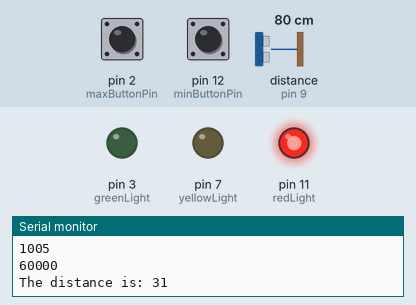
Simulated run of this sketch. Board: Arduino Uno, built with avr-gcc and run on an emulated ATmega328P. Parts: output pins drawn as LEDs (lit = HIGH), the last lines printed to the serial monitor. Wiring (inferred from the names in the program): ultrasonic range finder: trigger pin 5; echo pin 9. Inputs (shaded band) come from the test bench; at power-on: pin 2 (maxButtonPin) LOW, pin 12 (minButtonPin) LOW, distance to the obstacle (sensor on pin 9) 80 cm. The echo pulse lasts 58.3 µs per cm; EEPROM starts erased; pins used as bus, display or sensor lines are not drawn.

Above: at 1.8 s.
1.9 s: pin 2 (maxButtonPin) pulled HIGH for 1.2 s
At 3.5 s:
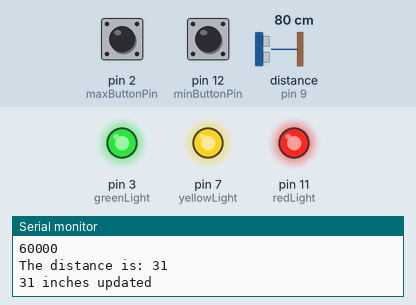
7.2 s: pin 12 (minButtonPin) pulled HIGH for 3.2 s
13.6 s: pin 12 (minButtonPin) pulled HIGH for 1.2 s
At 17.6 s:
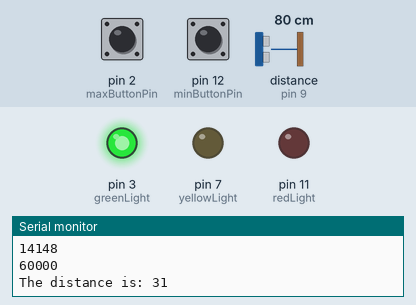
18.7 s: pin 2 (maxButtonPin) pulled HIGH for 3.2 s
At 61.0 s:
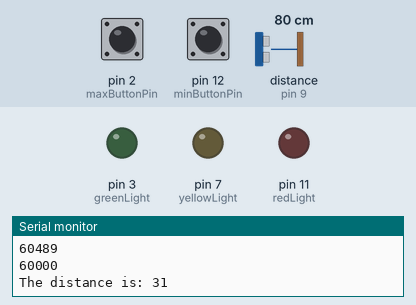
Timing chart, 0 to 61.9 s (numbered marks = the images above; inputs shaded):
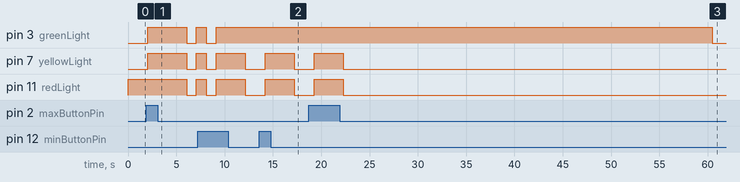

Measured:
- after the input at 1.9 s, pin 3 (greenLight), pin 7 (yellowLight): LOW → HIGH after 0.17 s, → LOW 4.0 s later, → HIGH 1.0 s later; pin 11 (redLight): HIGH → LOW after 4.2 s, → HIGH 1.0 s later
- after the input at 13.6 s, pin 7 (yellowLight), pin 11 (redLight): LOW → HIGH after 0.60 s, → LOW 3.0 s later
- after the input at 18.7 s, pin 7 (yellowLight), pin 11 (redLight): LOW → HIGH after 0.57 s, → LOW 3.0 s later

The sketch:

parkingassist2.ino
```cpp
#include <EEPROM.h>

// Initialize variables
unsigned long currentTime = 0;
unsigned long lastTime = 0; // Used for turning off leds when timer is up
unsigned long timer = 60000; // milliseconds until lights will turn off
int triggerPin = 5; // Ultrasonic Trigger Output
int echoPin = 9; // Ultrasonic Trigger Return Input
long duration; // Ultrasonic measurement
int redLight = 11; // Red light pin
int yellowLight = 7; // Yellow light pin
int greenLight = 3; // Green light pin
int minButtonPin = 12; // Pin input for push button to trigger minimum stop distance (to clear front of garage)
int maxButtonPin = 2; // Pin input for push button to trigger maximum stop distance (to clear garage door)
int currentDistance = 0; // Distance in inches left until collision
int lastDistance = 0; // Distance last measured
int minDistance[3] = {minButtonPin, 0, 0}; // Pin, Inches, EEPROM storage address
int maxDistance[3] = {maxButtonPin, 0, 1}; // Pin, Inches, EEPROM storage address

void setup() {
  //Open serial port
  Serial.begin(9600);
  // Assign inputs and outputs
  minDistance[1] = EEPROM.read(0);
  maxDistance[1] = EEPROM.read(1);
  pinMode(triggerPin, OUTPUT);
  pinMode(echoPin, INPUT);
  pinMode(redLight, OUTPUT);
  pinMode(yellowLight, OUTPUT);
  pinMode(greenLight, OUTPUT);
  pinMode(minButtonPin, INPUT);
  pinMode(maxButtonPin, INPUT);

}


void loop() {
  currentTime = millis();
  currentDistance = measureDistance();
  checkButtonPress(minDistance);
  checkButtonPress(maxDistance);
  updateStoplight(); //Figure out the LED pin state, then write to the LED pins
  Serial.print("The distance is: ");
  Serial.println(currentDistance);
  delay(1000);
}

int measureDistance() {
  // Echo code adapted from: https://randomnerdtutorials.com/complete-guide-for-ultrasonic-sensor-hc-sr04/
  // The sensor is triggered by a HIGH pulse of 10 or more microseconds.
  // Give a short LOW pulse beforehand to ensure a clean HIGH pulse:
  digitalWrite(triggerPin, LOW);
  delayMicroseconds(5);
  digitalWrite(triggerPin, HIGH);
  delayMicroseconds(10);
  digitalWrite(triggerPin, LOW);
  // Read the signal from the sensor: a HIGH pulse whose
  // duration is the time (in microseconds) from the sending
  // of the ping to the reception of its echo off of an object.
  pinMode(echoPin, INPUT);
  duration = pulseIn(echoPin, HIGH);
  // Check for out or range or garbage data and return last measurement not current measurment
  if (duration > 17760) {
    return lastDistance;
  }
  // Convert the time into a distance
  // Divide by 74 or multiply by 0.0135 to get current distance away in inches
  return (duration / 2) / 74;
}

int checkButtonPress(int arr[]) { // Read and assign pin
  int pin = arr[0]; // Read pin location from array
  int state = digitalRead(pin);
  if (state == 1) {
    delay(50);
    if (digitalRead(pin) == 1) { // If pin state is still high after small delay
      arr[1] = currentDistance;
      int address = arr[2];
      EEPROM.update(address, currentDistance);
      Serial.print(arr[1]);
      Serial.println(" inches updated");
      writeLeds(3000, HIGH, HIGH, HIGH); // Send 3 second all LEDs ON to confirm update
      writeLeds(0, LOW, LOW, LOW); // Turn off all LEDs
      return;
    }
  }
}

int writeLeds(int timer, int red, int yellow, int green) {
  digitalWrite(redLight, red);
  digitalWrite(yellowLight, yellow);
  digitalWrite(greenLight, green);
  delay(timer);
}

void updateStoplight() {
  // If current distance is within +- one inch of the previous measurement
  if (abs(lastDistance - currentDistance) > 1 ) {
    lastTime = currentTime;
    Serial.println("Distance changed, timer reset");
  }
  lastDistance = currentDistance;
  Serial.println(currentTime - lastTime);
  Serial.println(timer);
  // Turn off lights if not registering a change
  if (currentTime - lastTime > timer) {
    writeLeds(0, LOW, LOW, LOW);
    return;
  }

  // Min and Max values incorrectly inputted
  int mins = minDistance[1];
  int maxs = maxDistance[1];
  if (mins > maxs) {
    writeLeds(1000, HIGH, HIGH, HIGH);
    writeLeds(0, LOW, LOW, LOW);
    Serial.println("ERROR- Max distance is smaller than Min distance");
    return;
  }

  // Beyond maximum distance - Green Light
  if (currentDistance >= maxs) {
    writeLeds(0, LOW, LOW, HIGH);
    return;
  }

  //In between maximum and minimum distance - Yellow Light
  if (currentDistance < maxs && currentDistance > mins) {
    writeLeds(0, LOW, HIGH, LOW);
    return;
  }

  // Passed minimum distance- Red Light
  if (currentDistance <= mins) {
    writeLeds(0, HIGH, LOW, LOW);
    return;
  }
  Serial.println("SOMETHING HAPPENED... updateStopLight() did not work");
}
```
